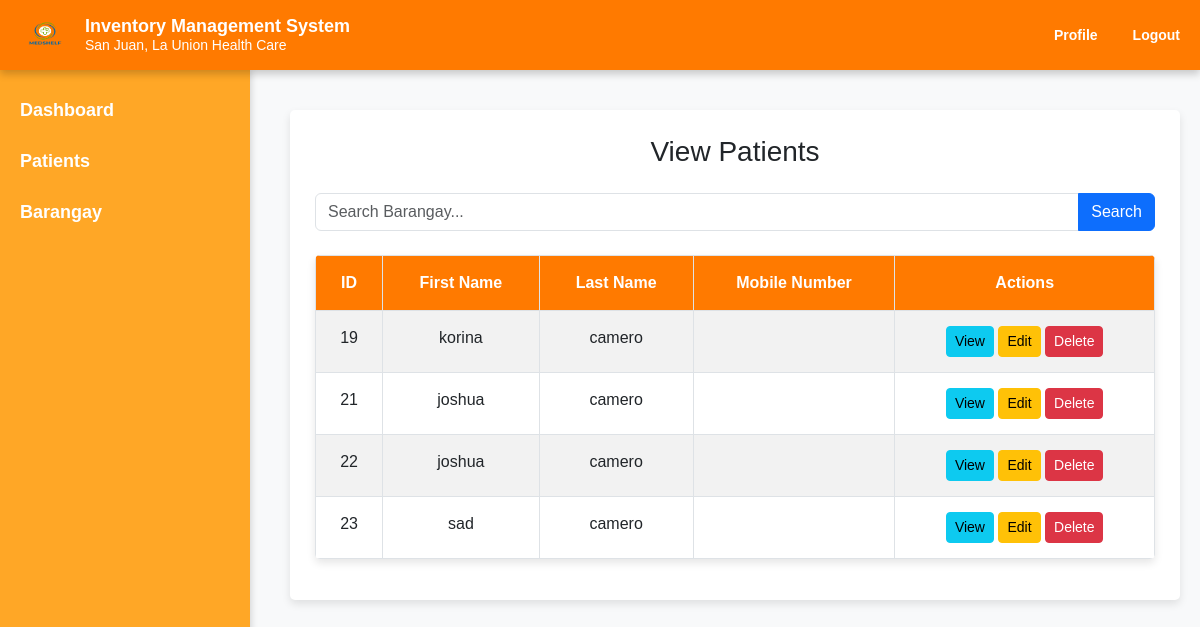
/view_barangay.php (signed in), run on an earlier commit of the app's database.
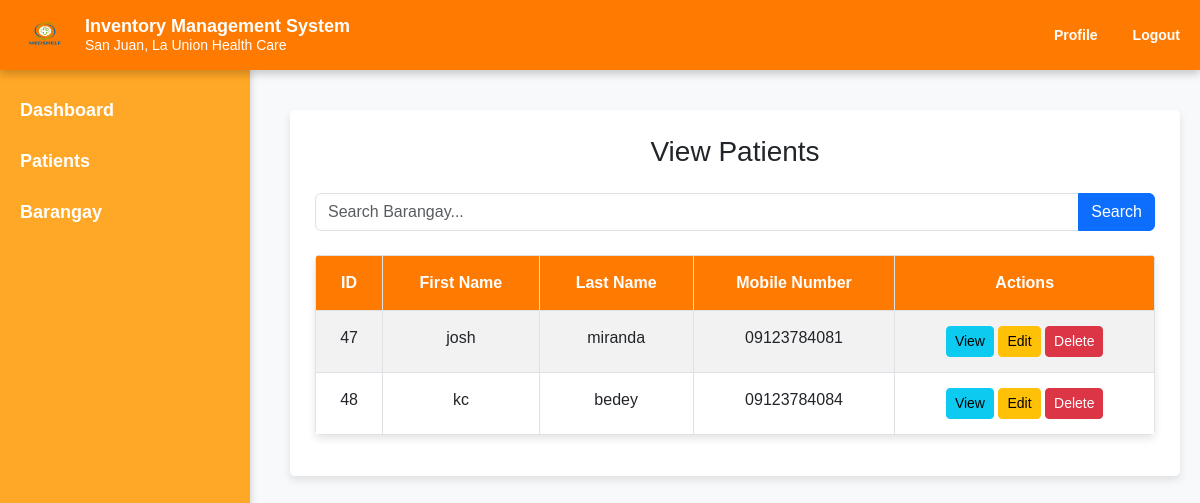
And on a later commit of the database.
### tables this page shows
CREATE TABLE `patients` (
  `patientid` int(11) NOT NULL,
  `fname` varchar(255) NOT NULL,
  `mname` varchar(255) DEFAULT NULL,
  `lname` varchar(255) NOT NULL,
  `nickname` varchar(255) DEFAULT NULL,
  `barangay_id` int(11) DEFAULT NULL,
  `municipality` varchar(20) NOT NULL,
  `province` varchar(20) NOT NULL,
  `date_of_birth` date NOT NULL,
  `age` int(11) NOT NULL,
  `birthplace` varchar(100) NOT NULL,
  `email` varchar(255) NOT NULL,
  `mobile_number` varchar(15) NOT NULL,
  `sex` enum('Male','Female') NOT NULL,
  `nationality` enum('Filipino','Others') DEFAULT NULL,
  `pwd_senior` enum('PWD','Senior','None') DEFAULT NULL,
  `pwd_sc_no` varchar(50) DEFAULT NULL,
  `member_status` enum('Dependent','Member') DEFAULT NULL,
  `member_pin_no` varchar(50) DEFAULT NULL,
  `dependent_pin_no` varchar(50) DEFAULT NULL,
  `consent` varchar(10) NOT NULL,
  `civil_status` enum('Single','Married','Widowed','Deceased','Separated','Child') NOT NULL
);

### view_barangay.php (the view, shortened to what this page needs)
<?php
include('db_connection.php');
$sql = "SELECT * FROM patients";
$result = $conn->query($sql);
$searchQuery = '';
?>
<!DOCTYPE html>
<html lang="en">
<head>
    <link href="https://cdn.jsdelivr.net/npm/bootstrap@5.3.0-alpha1/dist/css/bootstrap.min.css" rel="stylesheet">
    <link rel="stylesheet" href="common-style.css">
</head>
<body>
<div class="header-bar">
    <div class="header-content d-flex align-items-center">
        <img src="logo.png" alt="Medshelf Logo" class="header-logo">
        <div class="header-text">
            <h1 class="header-title">Inventory Management System</h1>
            <p class="header-subtitle">San Juan, La Union Health Care</p>
        </div>
    </div>
    <div class="profile-links">
        <a href="profile.php" class="profile-link">Profile</a>
        <a href="logout.php" class="profile-link">Logout</a>
    </div>
</div>
<div class="sidebar">
    <a href="dashboard.php" class="nav-link">Dashboard</a>
    <button class="dropdown-btn">Patients</button>
    <button class="dropdown-btn">Barangay</button>
</div>
<main class="content">
    <div class="form-container">
        <h3 class="text-center mb-4">View Patients</h3>
        <form action="view_patients.php" method="GET" class="mb-4">
            <div class="input-group">
                <input type="text" class="form-control" name="search" placeholder="Search Barangay..."
                       value="<?= htmlspecialchars($searchQuery); ?>">
                <button type="submit" class="btn btn-primary">Search</button>
            </div>
        </form>
        <table class="table table-bordered table-striped">
            <thead>
                <tr>
                    <th>ID</th>
                    <th>First Name</th>
                    <th>Last Name</th>
                    <th>Mobile Number</th>
                    <th>Actions</th>
                </tr>
            </thead>
            <tbody>
                <?php while ($row = $result->fetch_assoc()): ?>
                    <tr>
                        <td><?= htmlspecialchars($row['patientid']); ?></td>
                        <td><?= htmlspecialchars($row['fname']); ?></td>
                        <td><?= htmlspecialchars($row['lname']); ?></td>
                        <td><?= htmlspecialchars($row['mobile_number']); ?></td>
                        <td>
                            <button class="btn btn-info btn-sm" data-bs-toggle="modal"
                                    data-bs-target="#viewPatientModal<?= htmlspecialchars($row['patientid']); ?>">View
                            </button>
                            <a href="edit_patient.php?id=<?= htmlspecialchars($row['patientid']); ?>" class="btn btn-warning btn-sm">Edit</a>
                            <a href="delete_patient.php?id=<?= htmlspecialchars($row['patientid']); ?>" class="btn btn-danger btn-sm"
                               onclick="return confirm('Are you sure you want to delete this patient?')">Delete</a>
                        </td>
                    </tr>
                <?php endwhile; ?>
            </tbody>
        </table>
    </div>
</main>
</body>
</html>

### common-style.css (style rules this page uses)
body { font-family: Arial, sans-serif; background-color: #f8f9fa; margin: 0; padding: 0; display: flex; }
.header-bar { background-color: #ff7a00; color: #ffffff; padding: 15px 20px; display: flex; align-items: center; justify-content: space-between; width: 100%; position: fixed; top: 0; z-index: 1000; box-shadow: 0 4px 8px rgba(0, 0, 0, 0.2); }
.header-bar img { width: 50px; margin-right: 15px; }
.profile-links { display: flex; gap: 20px; }
.profile-links a { color: #ffffff; text-decoration: none; font-weight: bold; }
.sidebar { width: 250px; height: calc(100vh - 65px); position: fixed; top: 65px; left: 0; background-color: #ffa726; padding-top: 20px; box-shadow: 0 4px 8px rgba(0, 0, 0, 0.2); overflow-y: auto; }
.sidebar a, .dropdown-btn { color: #ffffff; text-decoration: none; font-size: 18px; padding: 12px 20px; display: block; outline: none; border: none; background: none; text-align: left; font-weight: bold; transition: background-color 0.3s ease; }
.content { margin-left: 270px; margin-top: 90px; padding: 20px; width: calc(100% - 270px); box-sizing: border-box; }
.form-container { padding: 25px; border-radius: 5px; background-color: #ffffff; box-shadow: 0 4px 8px rgba(0, 0, 0, 0.1); margin-bottom: 25px; }
.table { background-color: #ffffff; border-radius: 5px; overflow: hidden; box-shadow: 0 4px 8px rgba(0, 0, 0, 0.1); }
.table th { background-color: #ff7a00; color: white; text-align: center; padding: 15px; }
.table td { text-align: center; padding: 15px; }
.table-striped tbody tr:nth-of-type(odd) { background-color: #ffe0b2; }

### view_barangay.php (style rules this page uses)
.header-content { display: flex; align-items: center; }
.header-logo { height: 40px; margin-right: 15px; }
.header-text { line-height: 1.2; }
.header-title { font-size: 18px; margin: 0; font-weight: bold; }
.header-subtitle { font-size: 14px; margin: 0; }
.profile-links a { margin-left: 15px; font-size: 14px; color: #ffffff; text-decoration: none; font-weight: bold; }

What changed in the data, as far as the page shows it:
removed patients: patientid "19", fname "korina", lname "camero"
removed patients: patientid "21", fname "joshua", lname "camero"
removed patients: patientid "22", fname "joshua", lname "camero"
removed patients: patientid "23", fname "sad", lname "camero"
added patients: patientid "47", fname "josh", lname "miranda", mobile_number "09123784081"
added patients: patientid "48", fname "kc", lname "bedey", mobile_number "09123784084"
